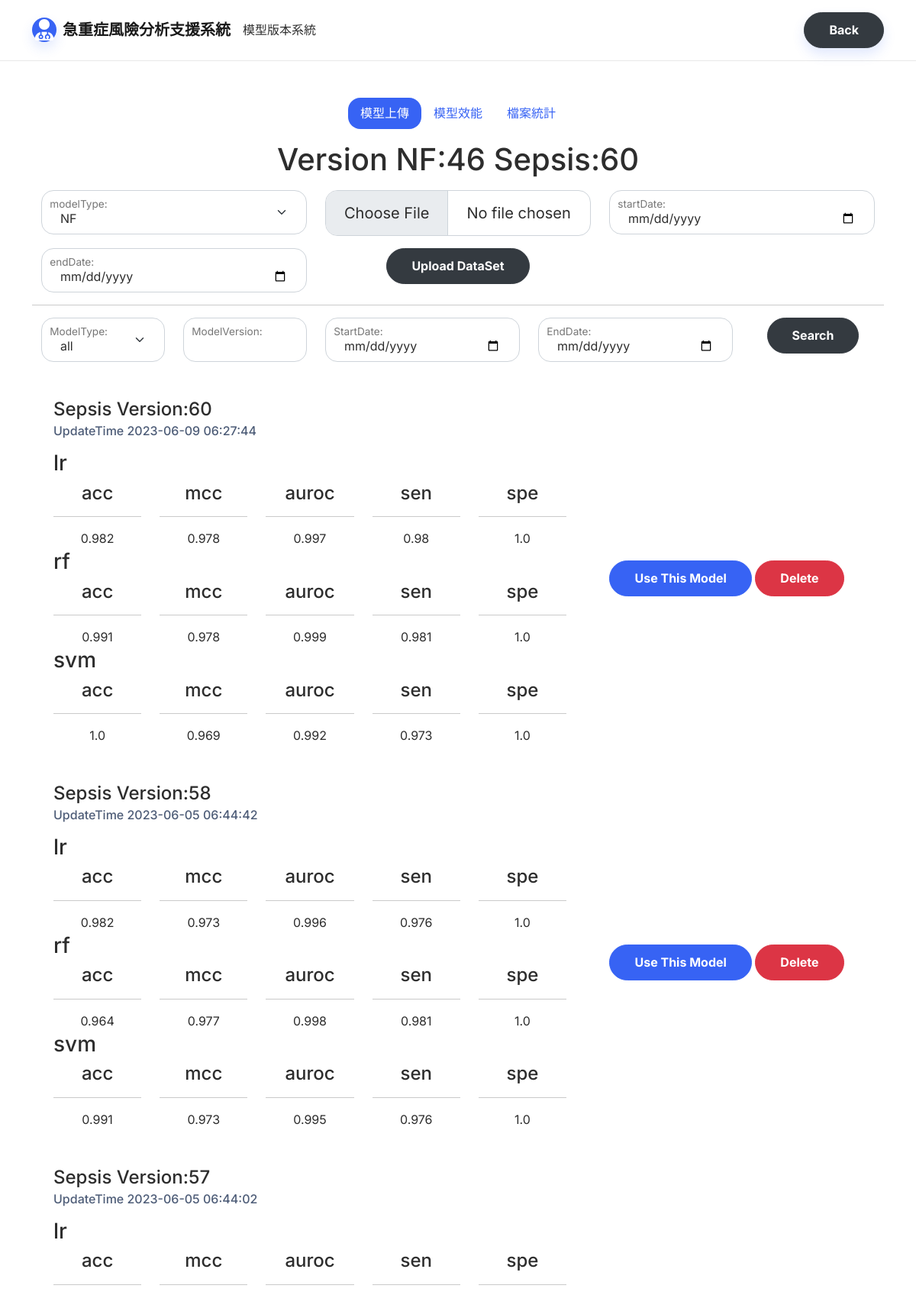
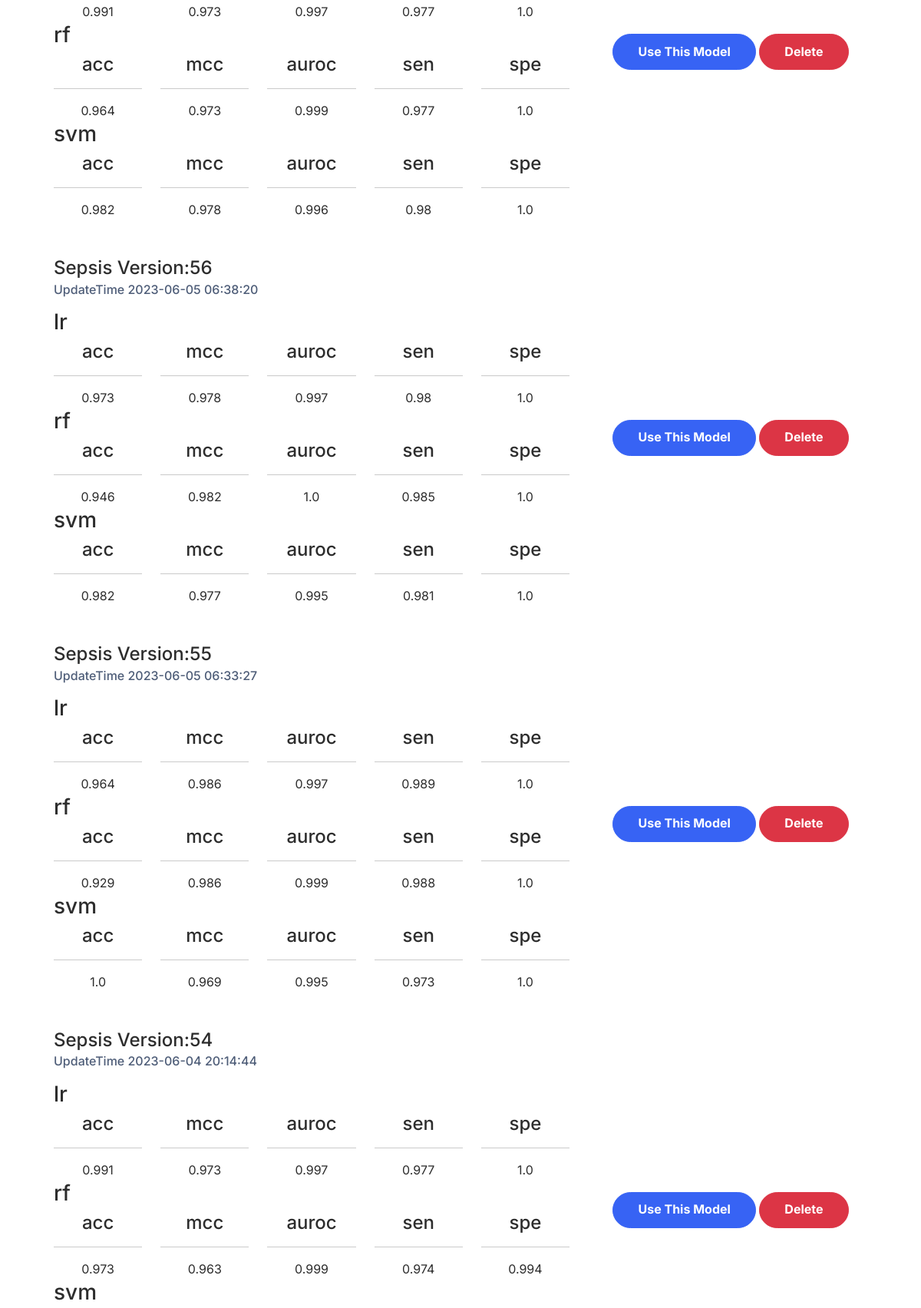
The page /model (upper part) on the database its author committed (2 pictures, top to bottom).
### tables this page shows
CREATE TABLE "nowUseModel" (
	"id"	INTEGER,
	"modelVersionNF"	INTEGER,
	"modelVersionSepsis"	INTEGER,
	"updateDate"	TEXT,
	PRIMARY KEY("id" AUTOINCREMENT)
);

CREATE TABLE "model" (
	"modelVersion"	INTEGER,
	"startDate"	TEXT,
	"endDate"	TEXT,
	"updateDate"	TEXT,
	"datasetName"	TEXT,
	"type"	TEXT NOT NULL DEFAULT 'NF',
	"fold"	INTEGER DEFAULT 1,
	"split"	INTEGER DEFAULT 90,
	PRIMARY KEY("modelVersion" AUTOINCREMENT)
);

### modelManage.py (the view)
@modelManger.route('/model',methods=['GET'])
def queryModel():
    startDate = request.args.get('startDate')
    endDate = request.args.get('endDate')
    modelVersion = request.args.get('modelVersion')
    modelType= request.args.get('type')
    queryString="select * from model M left join modelEfficacy ME on M.modelVersion=ME.modelVersion where 1=1 "
    if startDate:
        queryString+=" and startDate=\""+startDate+"\""
    if endDate:
        queryString+=" and endDate=\""+endDate+"\""
    if modelVersion:
        queryString+=" and M.modelVersion="+modelVersion
    if modelType:
        queryString+=" and type=\""+modelType+"\""
    queryString+=" order by M.modelVersion desc"
    print(queryString)
    data=getData(queryString).fetchall()
    json_list=[]
    for i in data:
        if(i[9]!=None):
            json_list.append(json.loads(i[9]))
        else:
            json_list.append(None)
    return render_template("model.html",models=data,nowUse=getNowUseModel(),modelEfficacy=json_list)

### modelManage.py (called while the page is built)
def getData(strSQL):
    conn = sqlite3.connect(dbfile)
    rows = conn.execute(strSQL)
    return rows

def getNowUseModel():
    conn= sqlite3.connect(dbfile)
    cursor = conn.cursor()
    cursor.execute("SELECT * FROM nowUseModel order by id desc limit 1")
    return cursor.fetchone()

### templates/model.html (shortened to what this page needs)
<!DOCTYPE html>
<html lang="en">
<head>
    <link rel="stylesheet" href="static/assets/bootstrap/css/bootstrap.min.css">
    <link rel="stylesheet" href="static/CSS/load-others.css">
</head>
<body>
    <nav class="navbar navbar-light navbar-expand-md sticky-top navbar-shrink py-3" id="mainNav">
        <div class="container"><a class="navbar-brand d-flex align-items-center" href="/"><span
                    class="bs-icon-sm bs-icon-circle bs-icon-primary shadow d-flex justify-content-center align-items-center me-2 bs-icon"></span><span>急重症風險分析支援系統</span></a>
            模型版本系統
            <div class="collapse navbar-collapse" id="navcol-1">
                <ul class="navbar-nav mx-auto"></ul><a class="btn btn-dark text-start shadow" role="button"
                    href="/patientlist">Back</a>
            </div>
        </div>
    </nav>
    <section class="text-center py-5">
        <div class="container ">
            <div class="row " style="margin: auto;">
                <div class="col mb-3">
                    <ul class="nav nav-pills d-flex justify-content-center">
                        <li class="nav-item">
                            <button class="nav-link active" id="page3-click">模型上傳</button>
                        </li>
                        <li class="nav-item">
                            <button class="nav-link " id="page1-click" aria-current="page">模型效能</button>
                        </li>
                        <li class="nav-item">
                            <button class="nav-link" id="page2-click">檔案統計</button>
                        </li>
                    </ul>
                </div>
                <h1 class="mb-3">Version NF:{{nowUse[1]}} Sepsis:{{nowUse[2]}}</h1>
                <form action="/model" method="POST" enctype="multipart/form-data"id='form'>
                    <div class="row">
                        <div class="form-floating col-md-4 mb-3">
                            <select class="form-select" name="type" id="type">
                                <option value="NF" selected="">NF</option>
                            </select>
                            <label class="form-label" for="type">
                            </label>
                        </div>
                        <div class=" col-md-4 mb-3">
                            <input id='file' class='form-control form-control-lg' type="file" name="file">
                        </div>
                        <div class="form-floating col-md-4 mb-3">
                            <input id="startDate" class="form-control" type="date" name="startDate">
                            <label class="form-label" for="startDate ">
                            </label>
                        </div>
                        <div class="form-floating col-md-4 mb-3">
                            <input id="endDate" class="form-control" type="date" name="endDate">
                            <label class="form-label" for="endDate">endDate:</label>
                        </div>
                        <div class="col-md-4 mb-3">
                            <button class="btn btn-dark btn-md" type="submit" id="submit">Upload DataSet</button>
                        </div>
                    </div>
                </form>
                <hr>
                <form class="page1 mb-3 page3" action="/model" method="GET">
                    <div class="row" style="text-align: center;">
                        <div class="col-md-2 form-floating mb-3">
                            <select id="modelTypeQ" class=" form-select " name="typeQ">
                                <option value="" selected="">all</option>
                            </select>
                            <label class="form-label" for="modelType-q">
                            </label>
                        </div>
                        <div class="col-md-2 form-floating mb-3">
                            <input class="form-control" type="text" style="text-align: justify;" name="modelVersionQ"
                                id="modelVersionQ">
                            <label class="form-label" for="modelVersion-q">
                            </label>
                        </div>
                        <div class="col-md-3 form-floating mb-3">
                            <input class="form-control" type="date" name="startDateQ" id="startDateQ">
                            <label class="form-label" for="startDate-q">StartDate:</label>
                        </div>
                        <div class="col-md-3 form-floating mb-3">
                            <input class="form-control" type="date" name="endDateQ" id="endDateQ">
                            <label class="form-label" for="endDat-qe">EndDate:</label>
                        </div>
                        <div class="col mb-2">
                            <button class="btn btn-dark btn-md  queryModel" type="button">Search</button>
                        </div>
                    </div>
                </form>
                {% for model in models %}
                <div class=" row text-start justify-content-center  align-items-center  ">
                    <div class="col-8 col-md-8 col-lg-8 text-start page1 page3">
                        <div class="card">
                            <div class="card-body ">
                                <h4 class="card-title ">{{model[5]}} Version:{{model[0]}} </h4>
                                <h6 class="text-muted card-subtitle mb-2">UpdateTime {{model[3]}}</h6>
                                <p class="card-text page1 page3">
                                    {% if modelEfficacy[loop.index0] != None %}
                                    {% for key,value in modelEfficacy[loop.index0].items() %}
                                    {% if value!=None %}
                                <div class="row page1 page3" >
                                    <div class="row "><h3>{{key}}</h3></div>
                                    {% for inKey,inValue in value.items()%}
                                    <div class="col text-center">
                                        <div class="col"><h4>{{inKey}}</h4></div>
                                        <hr>
                                        <div class="col">{{inValue|round(3)}}</div>
                                    </div>
                                    {% endfor %}
                                </div>
                                {% endif %}
                                {% endfor %}
                                {% endif %}
                                </p>
                            </div>
                        </div>
                    </div>
                    <div class="col-sm-4 text-center page3">
                        <button class="btn btn-primary selectModel {{model[5]}}" id='{{model[0]}}' type="button">Use
                            This Model</button>
                        <button class="btn btn-danger deleteModel {{model[5]}}" id="{{model[0]}}"
                            type="button">Delete</button>
                    </div>
                </div>
                {% endfor %}
            </div>
        </div>
    </section>
</body>
</html>

### rows shown on the page
nowUseModel: modelVersionNF "46", modelVersionSepsis "60"
model: type "Sepsis", modelVersion "60", updateDate "2023-06-09 06:27:44", index0 "lr" "rf" "svm", value "acc" "mcc" "auroc" "sen" "spe" "acc" "mcc" "auroc" "sen" "spe" "acc" "mcc" "auroc" "sen" "spe", value "0.982" "0.978" "0.997" "0.98" "1.0" "0.991" "0.978" "0.999" "0.981" "1.0" "1.0" "0.969" "0.992" "0.973" "1.0"
model: type "Sepsis", modelVersion "58", updateDate "2023-06-05 06:44:42", index0 "lr" "rf" "svm", value "acc" "mcc" "auroc" "sen" "spe" "acc" "mcc" "auroc" "sen" "spe" "acc" "mcc" "auroc" "sen" "spe", value "0.982" "0.973" "0.996" "0.976" "1.0" "0.964" "0.977" "0.998" "0.981" "1.0" "0.991" "0.973" "0.995" "0.976" "1.0"
model: type "Sepsis", modelVersion "57", updateDate "2023-06-05 06:44:02", index0 "lr" "rf" "svm", value "acc" "mcc" "auroc" "sen" "spe" "acc" "mcc" "auroc" "sen" "spe" "acc" "mcc" "auroc" "sen" "spe", value "0.991" "0.973" "0.997" "0.977" "1.0" "0.964" "0.973" "0.999" "0.977" "1.0" "0.982" "0.978" "0.996" "0.98" "1.0"
model: type "Sepsis", modelVersion "56", updateDate "2023-06-05 06:38:20", index0 "lr" "rf" "svm", value "acc" "mcc" "auroc" "sen" "spe" "acc" "mcc" "auroc" "sen" "spe" "acc" "mcc" "auroc" "sen" "spe", value "0.973" "0.978" "0.997" "0.98" "1.0" "0.946" "0.982" "1.0" "0.985" "1.0" "0.982" "0.977" "0.995" "0.981" "1.0"
model: type "Sepsis", modelVersion "55", updateDate "2023-06-05 06:33:27", index0 "lr" "rf" "svm", value "acc" "mcc" "auroc" "sen" "spe" "acc" "mcc" "auroc" "sen" "spe" "acc" "mcc" "auroc" "sen" "spe", value "0.964" "0.986" "0.997" "0.989" "1.0" "0.929" "0.986" "0.999" "0.988" "1.0" "1.0" "0.969" "0.995" "0.973" "1.0"
model: type "Sepsis", modelVersion "54", updateDate "2023-06-04 20:14:44", index0 "lr" "rf" "svm", value "acc" "mcc" "auroc" "sen" "spe" "acc" "mcc" "auroc" "sen" "spe", value "0.991" "0.973" "0.997" "0.977" "1.0" "0.973" "0.963" "0.999" "0.974" "0.994"
